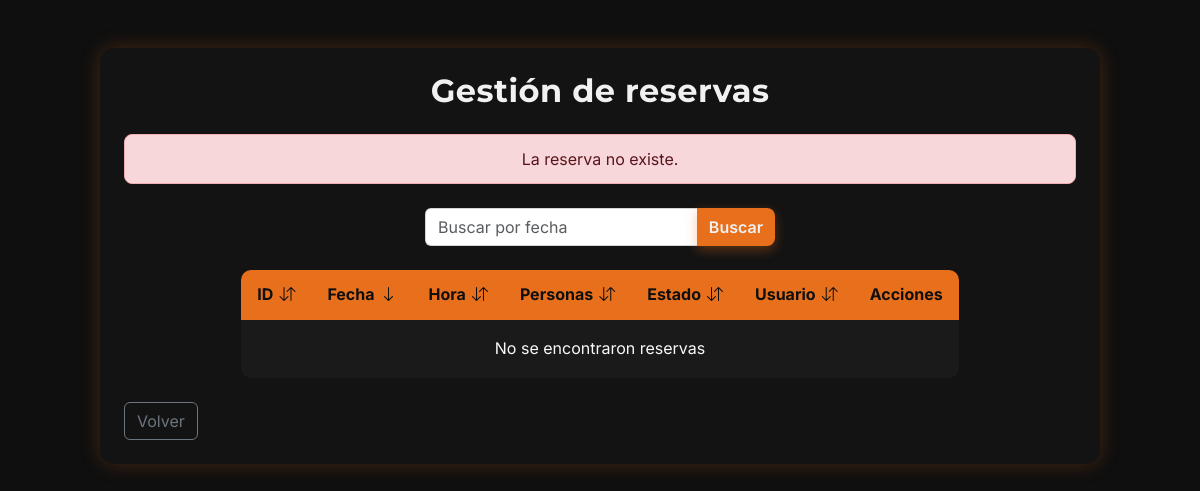
/bookings/booking_list.php?error=booking_not_found (signed in), run on an earlier commit of the app's database.
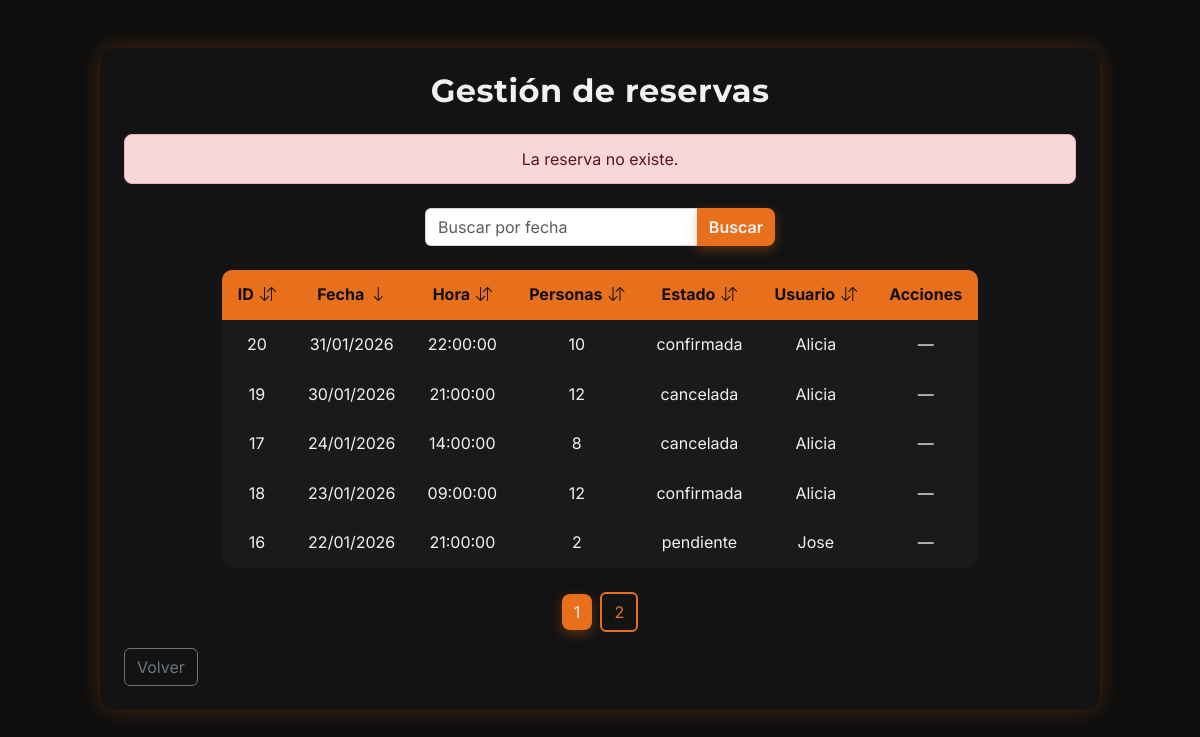
And on a later commit of the database.
### tables this page shows
CREATE TABLE `reservas` (
  `id` int(11) NOT NULL,
  `id_usuario` int(11) NOT NULL,
  `fecha` date NOT NULL,
  `hora` time NOT NULL,
  `num_personas` int(11) NOT NULL,
  `estado` enum('pendiente','confirmada','cancelada') NOT NULL DEFAULT 'pendiente'
);

CREATE TABLE `usuarios` (
  `id` int(11) NOT NULL,
  `nombre` varchar(50) NOT NULL,
  `email` varchar(50) NOT NULL,
  `contrasenya` varchar(255) NOT NULL,
  `telefono` varchar(20) NOT NULL,
  `rol` enum('usuario','administrador') NOT NULL DEFAULT 'usuario',
  `estado` enum('activo','inactivo') NOT NULL DEFAULT 'activo'
);

### src/bookings/Booking.php (called while the page is built, shortened)
<?php
    class Booking {
        private ?int $id = null;
        private ?string $date = null;
        private ?string $time = null;
        private ?int $people = null;
        private ?string $status = null;
        private ?string $user_name = null;
        public function getId(): ?int {
            return $this->id;
        }
        public function getDate(): ?string {
            return $this->date;
        }
        public function getTime(): ?string {
            return $this->time;
        }
        public function getPeople(): ?int {
            return $this->people;
        }
        public function getStatus(): ?string {
            return $this->status;
        }
        public function getUserName(): ?string {
            return $this->user_name;
        }
        public static function getBookings(int $page, int $perPage, string $sortBy, string $sortDir, ?int $onlyUser = null): array {
            $db = Database::getConnection();
            $offset = ($page - 1) * $perPage;
            $allowedColumns = [
                "id" => "r.id",
                "date" => "r.fecha",
                "time" => "r.hora",
                "people" => "r.num_personas",
                "status" => "r.estado",
                "user_name" => "u.nombre"
            ];
            $orderField = $allowedColumns[$sortBy] ?? "r.id";
            $sortDir = strtoupper($sortDir) === "DESC" ? "DESC" : "ASC";
            $userFilter = "";
            $sql = "SELECT r.id, r.id_usuario AS user_id, r.fecha AS date, r.hora AS time, r.num_personas AS people, r.estado AS status, u.nombre AS user_name
                    FROM reservas r INNER JOIN usuarios u ON r.id_usuario = u.id $userFilter ORDER BY $orderField $sortDir LIMIT :offset, :limit";
            $stmt = $db->prepare($sql);
            $stmt->bindValue(":offset", $offset, PDO::PARAM_INT);
            $stmt->bindValue(":limit", $perPage, PDO::PARAM_INT);
            $stmt->execute();
            $stmt->setFetchMode(PDO::FETCH_CLASS, "Booking");
            return $stmt->fetchAll();
        }
    }
?>

### src/bookings/booking_list.php (the view, shortened to what this page needs)
<?php
    require_once __DIR__ . "/Booking.php";
    $db = Database::getConnection();
    $role = $_SESSION["role"] ?? "user";
    $userId = (int)$_SESSION["id"];
?>
<!DOCTYPE html>
<html lang="es">
<head>
    <link href="https://cdn.jsdelivr.net/npm/bootstrap@5.3.0/dist/css/bootstrap.min.css" rel="stylesheet">
    <link rel="stylesheet" href="https://cdn.jsdelivr.net/npm/bootstrap-icons@1.10.5/font/bootstrap-icons.css">
    <link rel="stylesheet" href="/assets/css/styles.css">
</head>
<body>
    <div class="onix-bg d-flex justify-content-center align-items-start py-5">
        <div class="onix-card-wide p-4 w-100">
            <h2 class="text-center fw-bold mb-4">
                <?= ($role === "user") ? "Mis reservas" : "Gestión de reservas" ?>
            </h2>
            <div class="mb-3">
                <?php
                    if (isset($_GET["error"])) {
                        $error = htmlspecialchars($_GET["error"]);
                        if ($error === "booking_not_found") {
                            echo "<p class='alert alert-danger text-center mb-4'>La reserva no existe.</p>";
                        }
                    }
                ?>
            </div>
            <form method="get" action="/bookings/booking_list.php" class="mb-4 onix-search mx-auto">
                <div class="input-group">
                    <input type="text" name="search" class="form-control" placeholder="Buscar por fecha" autocomplete="off"
                           value="<?= isset($_GET['search']) ? htmlspecialchars($_GET['search']) : '' ?>">
                    <button class="btn btn-onix fw-semibold" type="submit">Buscar</button>
                </div>
            </form>
            <?php
                $page = isset($_GET["page"]) ? (int)$_GET["page"] : 1;
                $perPage = 5;
                $allowedColumns = [
                    "id" => "r.id",
                    "date" => "r.fecha",
                    "time" => "r.hora",
                    "people" => "r.num_personas",
                    "status" => "r.estado",
                    "user_name" => "u.nombre"
                ];
                $sortBy = $_GET["sort_by"] ?? "date";
                $orderField = $allowedColumns[$sortBy] ?? "r.fecha";
                $sortDir = strtoupper($_GET["sort_dir"] ?? "DESC");
                $onlyUser = null;
                if (isset($_GET["search"]) && trim($_GET["search"]) !== "") {
                    $searchTerm = "%" . trim($_GET["search"]) . "%";
                    if ($onlyUser !== null) {
                        $countQuery = $db->prepare("SELECT COUNT(*) AS total FROM reservas WHERE id_usuario = :user_id AND (fecha LIKE :search)");
                        $countQuery->execute([
                            ":user_id" => $userId,
                            ":search" => $searchTerm
                        ]);
                    } else {
                        $countQuery = $db->prepare("SELECT COUNT(*) AS total FROM reservas WHERE (fecha LIKE :search)");
                        $countQuery->execute([":search" => $searchTerm]);
                    }
                    $totalReservations = $countQuery->fetch(PDO::FETCH_ASSOC)["total"];
                    $totalPages = ceil($totalReservations / $perPage);
                    $offset = ($page - 1) * $perPage;
                    $where = "WHERE r.fecha LIKE :search";
                    if ($onlyUser !== null) {
                        $where = "WHERE r.id_usuario = :user_id AND r.fecha LIKE :search";
                    }
                    $query = $db->prepare("SELECT r.id, r.id_usuario AS user_id, r.fecha AS date, r.hora AS time, r.num_personas AS people, r.estado AS status, u.nombre AS user_name
                                           FROM reservas r INNER JOIN usuarios u ON r.id_usuario = u.id $where ORDER BY $orderField $sortDir LIMIT :offset, :limit");
                    $query->bindValue(":search", $searchTerm, PDO::PARAM_STR);
                    $query->bindValue(":offset", $offset, PDO::PARAM_INT);
                    $query->bindValue(":limit", $perPage, PDO::PARAM_INT);
                    if ($onlyUser !== null) {
                        $query->bindValue(":user_id", $userId, PDO::PARAM_INT);
                    }
                    $query->execute();
                    $query->setFetchMode(PDO::FETCH_CLASS, "Booking");
                    $reservations = $query->fetchAll();
                } else {
                    $reservations = Booking::getBookings($page, $perPage, $sortBy, $sortDir, $onlyUser);
                    if ($onlyUser !== null) {
                        $countQuery = $db->prepare("SELECT COUNT(*) AS total FROM reservas WHERE id_usuario = :user_id");
                        $countQuery->execute([":user_id" => $userId]);
                    } else {
                        $countQuery = $db->query("SELECT COUNT(*) AS total FROM reservas");
                    }
                    $totalReservations = $countQuery->fetch(PDO::FETCH_ASSOC)["total"];
                    $totalPages = ceil($totalReservations / $perPage);
                }
                function sortIcon(string $col, string $currentSortBy, string $currentSortDir): string {
                    if ($col !== $currentSortBy) return '<i class="bi bi-arrow-down-up"></i>';
                    return $currentSortDir === "ASC"
                        ? '<i class="bi bi-arrow-up"></i>'
                        : '<i class="bi bi-arrow-down"></i>';
                }
                function sortUrl(string $col, string $currentSortDir): string {
                    $newDir = $currentSortDir === "ASC" ? "DESC" : "ASC";
                    $url = "/bookings/booking_list.php?sort_by=$col&sort_dir=$newDir";
                    return $url;
                }
            ?>
            <div class="table-responsive">
                <table class="onix-table align-middle text-center mx-auto">
                    <thead>
                        <tr>
                            <th><a href="<?= sortUrl('id', $sortDir) ?>">ID <?= sortIcon('id', $sortBy, $sortDir) ?></a></th>
                            <th><a href="<?= sortUrl('date', $sortDir) ?>">Fecha <?= sortIcon('date', $sortBy, $sortDir) ?></a></th>
                            <th><a href="<?= sortUrl('time', $sortDir) ?>">Hora <?= sortIcon('time', $sortBy, $sortDir) ?></a></th>
                            <th><a href="<?= sortUrl('people', $sortDir) ?>">Personas <?= sortIcon('people', $sortBy, $sortDir) ?></a></th>
                            <th><a href="<?= sortUrl('status', $sortDir) ?>">Estado <?= sortIcon('status', $sortBy, $sortDir) ?></a></th>
                            <?php if ($role !== "user"): ?>
                                <th><a href="<?= sortUrl('user_name', $sortDir) ?>">Usuario <?= sortIcon('user_name', $sortBy, $sortDir) ?></a></th>
                            <?php endif; ?>
                            <th>Acciones</th>
                        </tr>
                    </thead>
                    <tbody>
                        <?php
                            if (empty($reservations)) {
                                echo "<tr><td colspan='7' class='text-center py-3 text-light'>No se encontraron reservas</td></tr>";
                            } else {
                                foreach ($reservations as $r) {
                                    $reservationDateStr = $r->getDate();
                                    $reservationDate = strtotime($reservationDateStr);
                                    $today = strtotime(date("Y-m-d"));
                                    $status = $r->getStatus();
                                    $id = $r->getId();
                                    $reservationHour = $r->getTime();
                                    $currentHour = date("H:i");
                                    echo "<tr>";
                                    echo "<td>" . htmlspecialchars((string)$id) . "</td>";
                                    echo "<td>" . date("d/m/Y", $reservationDate) . "</td>";
                                    echo "<td>" . htmlspecialchars((string)$reservationHour) . "</td>";
                                    echo "<td>" . htmlspecialchars((string)$r->getPeople()) . "</td>";
                                    echo "<td>" . htmlspecialchars((string)$status) . "</td>";
                                    if ($role !== "user") {
                                        echo "<td>" . htmlspecialchars((string)$r->getUserName()) . "</td>";
                                    }
                                    echo "<td>";
                                        if ($reservationDate < $today) {
                                            echo "<span class='text-light'>—</span>";
                                        }
                                        elseif ($reservationDate == $today && $reservationHour <= $currentHour) {
                                            echo "<span class='text-light'>—</span>";
                                        }
                                    echo "</td>";
                                    echo "</tr>";
                                }
                            }
                        ?>
                    </tbody>
                </table>
            </div>
            <div class="text-center mt-4">
                <?php
                    for ($i = 1; $i <= $totalPages; $i++) {
                        $url = "/bookings/booking_list.php?page=$i&sort_by=$sortBy&sort_dir=$sortDir";
                        if ($i == $page) {
                            echo "<button class='btn btn-onix mx-1'>$i</button>";
                        } else {
                            echo "<a href='$url' class='btn btn-outline-onix mx-1'>$i</a>";
                        }
                    }
                ?>
            </div>
            <div class="text-center text-lg-start mt-3">
                <?php
                    if ($role === "user") {
                        $returnUrl = "/users/profile.php";
                    } elseif (isset($_GET["only_mine"]) && $_GET["only_mine"] == 1) {
                        $returnUrl = "/users/profile.php";
                    } else {
                        $returnUrl = "/utils/admin_panel.php";
                    }
                ?>
                <a href="<?= $returnUrl ?>" class="btn btn-outline-secondary">Volver</a>
            </div>
        </div>
    </div>
</body>
</html>

### src/assets/css/styles.css (style rules this page uses)
* { margin: 0; padding: 0; font-family: 'Inter', sans-serif; box-sizing: border-box; }
h1, h2, h3, h4 { font-family: 'Montserrat', sans-serif; letter-spacing: 0.5px; }
body { background-color: #0F0F0F; color: #F1F1F1; line-height: 1.6; }
a { color: #F1F1F1; text-decoration: none; }
.onix-bg { min-height: 100vh; padding: 2rem; }
.onix-card-wide { background: rgba(20, 20, 20, 0.85); border-radius: 15px; width: 100%; max-width: 1000px; box-shadow: 0 0 20px rgba(232, 111, 28, 0.25); backdrop-filter: blur(8px); }
.btn-onix { background-color: #E86F1C; color: #F1F1F1; border: none; border-radius: 8px; box-shadow: 0 4px 12px rgba(232, 111, 28, 0.35); transition: all 0.2s ease-in-out; }
.btn-outline-onix { border: 2px solid #E86F1C; color: #E86F1C; transition: 0.3s ease; }
.alert { border-radius: 8px; padding: 0.7rem 1rem; }
.onix-table { background-color: #1A1A1A; color: #F1F1F1; border-radius: 10px; overflow: hidden; }
.onix-table thead { background-color: #E86F1C; color: #0F0F0F; font-weight: 700; }
.onix-table thead a { color: #0F0F0F; text-decoration: none; font-weight: 700; }
.onix-table tbody tr { transition: background-color 0.2s ease; }
.onix-table td, .onix-table th { padding: 12px 16px; vertical-align: middle; }
.onix-table a { color: #E86F1C; font-weight: 600; }
.onix-table, .onix-table th, .onix-table td { border-color: #333 !important; }
.onix-table th a { display: inline-flex; align-items: center; gap: 6px; white-space: nowrap; }
.onix-search { max-width: 350px; }
.onix-search input { background: #FFFF !important; color: #000 !important; border: 1px solid #CCCC !important; }

What changed in the data, as far as the page shows it:
added reservas: id "20", fecha "31/01/2026", hora "22:00:00", num_personas "10", estado "confirmada", id_usuario.nombre "Alicia"
added reservas: id "19", fecha "30/01/2026", hora "21:00:00", num_personas "12", estado "cancelada", id_usuario.nombre "Alicia"
added reservas: id "17", fecha "24/01/2026", hora "14:00:00", num_personas "8", estado "cancelada", id_usuario.nombre "Alicia"
added reservas: id "18", fecha "23/01/2026", hora "09:00:00", num_personas "12", estado "confirmada", id_usuario.nombre "Alicia"
added reservas: id "16", fecha "22/01/2026", hora "21:00:00", num_personas "2", estado "pendiente", id_usuario.nombre "Jose"
Also different on the page:
new list line: "1"
new list line: "2"
text no longer shown: "No se encontraron reservas"
